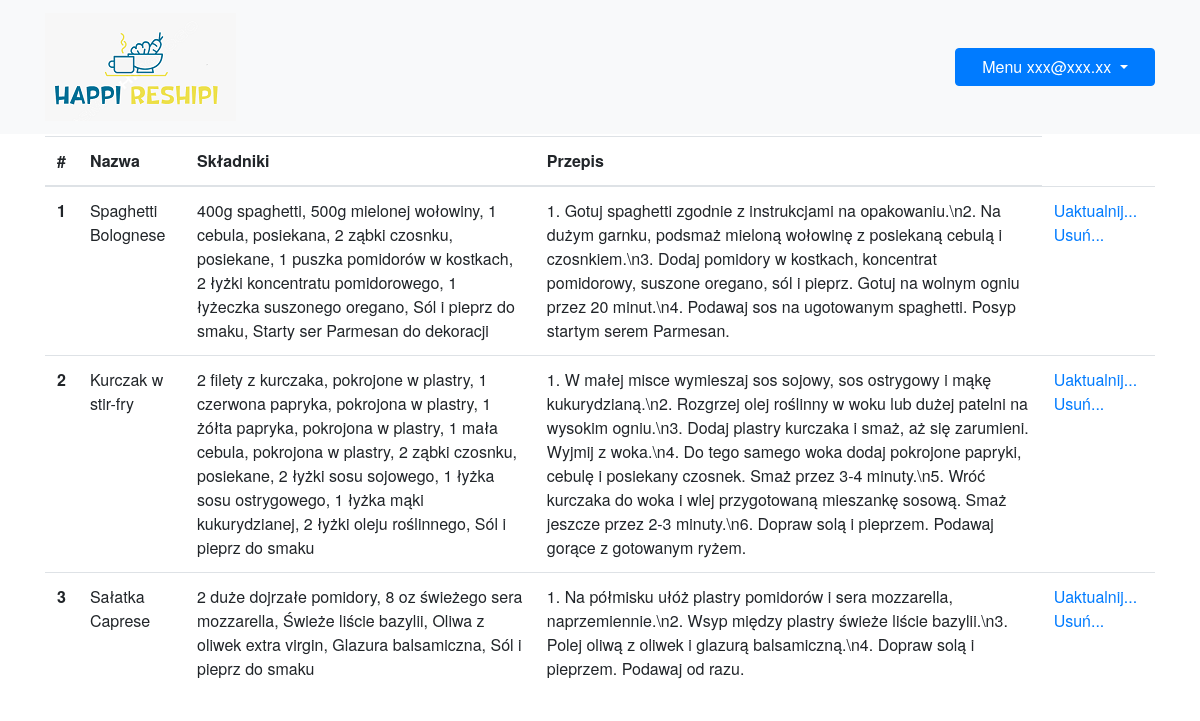
The page /myRecipes (signed in) on the database its author committed.
### tables this page shows
CREATE TABLE recipes (int integer primary key autoincrement, nazwa varchar(30), skladniki varchar(500), przygotowanie varchar(500), img varchar(100));

### happireshipi_app.py (the view)
@app.route('/myRecipes', methods=['GET'])
def myRecipes():
    db = get_db()
    sql_command = 'select * from recipes'
    cur = db.execute(sql_command)
    recipes = cur.fetchall()
    return render_template('myRecipes.html',recipes = recipes )

### happireshipi_app.py (called while the page is built)
def get_db():
    if not hasattr(g, 'sqlite_db'):
        conn = sqlite3.connect(app_info["db_file"])
        conn.row_factory=sqlite3.Row
        g.sqlite_db = conn
    return g.sqlite_db

### templates/myRecipes.html
{% extends "base.html" %}
{% block content %}
<div class="container">
    <div class="row">
      <div class="col-md-12 col-lg-12 mx-auto">
<table class="table">
    <thead>
      <tr>
        <th scope="col">#</th>
        <th scope="col">Nazwa</th>
        <th scope="col">Składniki</th>
        <th scope="col">Przepis</th>
      </tr>
    </thead>
    <tbody>
        {% for recipe in recipes %}
      <tr>
        <th scope="row">{{recipe.int}}</th>
        <td>{{recipe.nazwa}}</td>
        <td>{{recipe.skladniki}}</td>
        <td>{{recipe.przygotowanie}}</td>
        <td>
            <a href="{{url_for('updateProcess', recipe_id=recipe.int)}}" class="button button-primary " role="button">Uaktualnij...</a>
            <a href="{{url_for('deleteProcess', recipe_id=recipe.int)}}" class="button button-danger " role="button">Usuń...</a>
        </td>
      </tr>
      {% endfor %}
    </tbody>
  </table>
</div>
</div>
</div>
{% endblock %}

### static/styles/base.css (style rules this page uses)
body { overflow-x: hidden; font-family: "Roboto Slab", "Helvetica Neue", Helvetica, Arial, sans-serif; min-height: 75rem; padding-top: 8.5rem; }

### rows shown on the page
recipes: int "1", nazwa "Spaghetti Bolognese", skladniki "400g spaghetti, 500g mielonej wołowiny, 1 cebula, posiekana, 2 ząbki czosnku, posiekane, 1 puszka pomidorów w kostkach, 2 łyżki koncentratu pomidorowego, 1 łyżeczka suszonego oregano, Sól i pieprz do smaku, Starty ser Parmesan do dekoracji", przygotowanie "1. Gotuj spaghetti zgodnie z instrukcjami na opakowaniu.\\n2. Na dużym garnku, podsmaż mieloną wołowinę z posiekaną cebulą i czosnkiem.\\n3. Dodaj pomidory w kostkach, koncentrat pomidorowy, suszone oregano, sól i pieprz. Gotuj na wolnym ogniu przez 20 minut.\\n4. Podawaj sos na ugotowanym spaghetti. Posyp startym serem Parmesan."
recipes: int "2", nazwa "Kurczak w stir-fry", skladniki "2 filety z kurczaka, pokrojone w plastry, 1 czerwona papryka, pokrojona w plastry, 1 żółta papryka, pokrojona w plastry, 1 mała cebula, pokrojona w plastry, 2 ząbki czosnku, posiekane, 2 łyżki sosu sojowego, 1 łyżka sosu ostrygowego, 1 łyżka mąki kukurydzianej, 2 łyżki oleju roślinnego, Sól i pieprz do smaku", przygotowanie "1. W małej misce wymieszaj sos sojowy, sos ostrygowy i mąkę kukurydzianą.\\n2. Rozgrzej olej roślinny w woku lub dużej patelni na wysokim ogniu.\\n3. Dodaj plastry kurczaka i smaż, aż się zarumieni. Wyjmij z woka.\\n4. Do tego samego woka dodaj pokrojone papryki, cebulę i posiekany czosnek. Smaż przez 3-4 minuty.\\n5. Wróć kurczaka do woka i wlej przygotowaną mieszankę sosową. Smaż jeszcze przez 2-3 minuty.\\n6. Dopraw solą i pieprzem. Podawaj gorące z gotowanym ryżem."
recipes: int "3", nazwa "Sałatka Caprese", skladniki "2 duże dojrzałe pomidory, 8 oz świeżego sera mozzarella, Świeże liście bazylii, Oliwa z oliwek extra virgin, Glazura balsamiczna, Sól i pieprz do smaku", przygotowanie "1. Na półmisku ułóż plastry pomidorów i sera mozzarella, naprzemiennie.\\n2. Wsyp między plastry świeże liście bazylii.\\n3. Polej oliwą z oliwek i glazurą balsamiczną.\\n4. Dopraw solą i pieprzem. Podawaj od razu."

### other values the page prints
{{ session['user'] if 'user' in session }} "xxx@xxx.xx"
